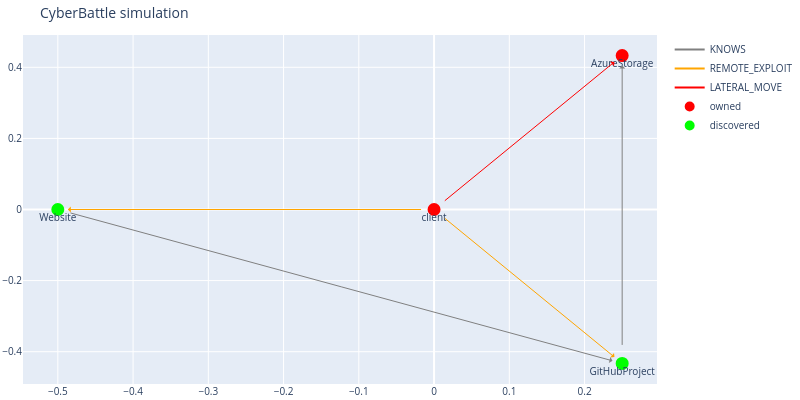

The code cell stored with this chart in its notebook:
### Code cell
# 4
blobwithflag = c2.connect_and_infect("client", "AzureStorage", "HTTPS", "SASTOKEN1")
dbg.plot_discovered_network()
blobwithflag

### Figure 1 — Plotly figure (JSON) as saved in the notebook; plotly's stock layout.template omitted (floating-point values rounded to 4 significant figures)
{"data": [{"line": {"color": "gray"}, "mode": "lines", "name": "KNOWS", "type": "scatter", "x": [0], "y": [0]}, {"line": {"color": "orange"}, "mode": "lines", "name": "REMOTE_EXPLOIT", "type": "scatter", "x": [0], "y": [0]}, {"line": {"color": "red"}, "mode": "lines", "name": "LATERAL_MOVE", "type": "scatter", "x": [0], "y": [0]}, {"hoverinfo": "text", "marker": {"color": "#D32F2E", "line": {"color": "rgb(255,0,0)", "width": 8}, "size": 5, "symbol": "circle-dot"}, "mode": "markers+text", "name": "owned", "text": ["client", "AzureStorage"], "textposition": "bottom center", "type": "scatter", "x": [0, 0.25], "y": [0, 0.433]}, {"hoverinfo": "text", "marker": {"color": "#0e9d00", "line": {"color": "rgb(0,255,0)", "width": 8}, "size": 5, "symbol": "circle-dot"}, "mode": "markers+text", "name": "discovered", "text": ["Website", "GitHubProject"], "textposition": "bottom center", "type": "scatter", "x": [-0.5, 0.25], "y": [-4.371e-08, -0.433]}], "layout": {"annotations": [{"align": "center", "arrowcolor": "orange", "arrowhead": 1, "arrowsize": 1, "arrowwidth": 1, "ax": 0, "axref": "x", "ay": 0, "ayref": "y", "hovertext": "REMOTE_EXPLOIT", "opacity": 1, "showarrow": true, "standoff": 10, "startstandoff": 10, "x": -0.5, "xref": "x", "y": -4.371e-08, "yref": "y"}, {"align": "center", "arrowcolor": "orange", "arrowhead": 1, "arrowsize": 1, "arrowwidth": 1, "ax": 0, "axref": "x", "ay": 0, "ayref": "y", "hovertext": "REMOTE_EXPLOIT", "opacity": 1, "showarrow": true, "standoff": 10, "startstandoff": 10, "x": 0.25, "xref": "x", "y": -0.433, "yref": "y"}, {"align": "center", "arrowcolor": "red", "arrowhead": 1, "arrowsize": 1, "arrowwidth": 1, "ax": 0, "axref": "x", "ay": 0, "ayref": "y", "hovertext": "LATERAL_MOVE", "opacity": 1, "showarrow": true, "standoff": 10, "startstandoff": 10, "x": 0.25, "xref": "x", "y": 0.433, "yref": "y"}, {"align": "center", "arrowcolor": "gray", "arrowhead": 1, "arrowsize": 1, "arrowwidth": 1, "ax": -0.5, "axref": "x", "ay": -4.371e-08, "ayref": "y", "hovertext": "KNOWS", "opacity": 1, "showarrow": true, "standoff": 10, "startstandoff": 10, "x": 0.25, "xref": "x", "y": -0.433, "yref": "y"}, {"align": "center", "arrowcolor": "gray", "arrowhead": 1, "arrowsize": 1, "arrowwidth": 1, "ax": 0.25, "axref": "x", "ay": -0.433, "ayref": "y", "hovertext": "KNOWS", "opacity": 1, "showarrow": true, "standoff": 10, "startstandoff": 10, "x": 0.25, "xref": "x", "y": 0.433, "yref": "y"}], "autosize": false, "font": {"size": 10}, "height": 400, "hovermode": "closest", "margin": {"b": 15, "l": 2, "r": 2, "t": 35}, "showlegend": true, "title": {"text": "CyberBattle simulation"}, "width": 800}}
